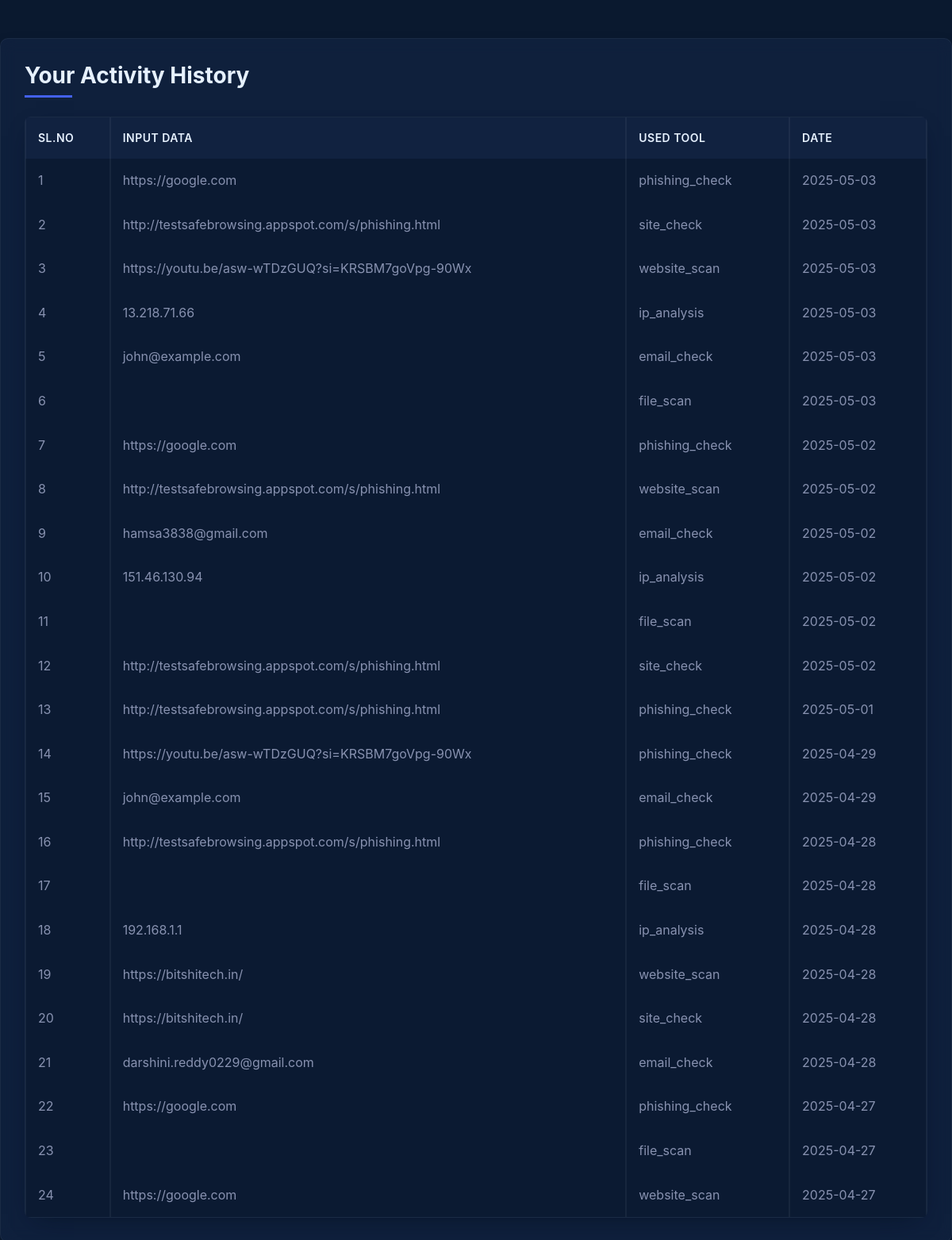
Screenshot of /activities (signed in) with the database file from the repository.
### tables this page shows
CREATE TABLE tool_usage (
    id INTEGER PRIMARY KEY AUTOINCREMENT,
    user_id INTEGER,
    tool_name TEXT NOT NULL,
    input_data TEXT NOT NULL,
    result_summary TEXT,
    usage_date DATETIME NOT NULL,
    usage_count INTEGER DEFAULT 1,
    FOREIGN KEY (user_id) REFERENCES users(id)
);

### app.py (the view)
@app.route('/activities')
@login_required
def activities():
    user_id = session.get('user_id')
    if not user_id:
        flash('Unauthorized access. Please login.', 'error')
        return redirect(url_for('login'))
    conn = get_db_connection()
    activities = conn.execute(
        "SELECT id, input_data, tool_name, usage_date FROM tool_usage WHERE user_id = ? ORDER BY usage_date DESC",
        (user_id,)
    ).fetchall()
    conn.close()
    return render_template('user/activities.html', activities=activities)

### app.py (called while the page is built)
def get_db_connection():
    conn = sqlite3.connect(DATABASE)
    conn.row_factory = sqlite3.Row  # to return rows like dictionaries
    return conn

def login_required(f):
    @wraps(f)
    def decorated_function(*args, **kwargs):
        if 'user_id' not in session:
            flash('Please login first', 'error')
            return redirect(url_for('login'))
        return f(*args, **kwargs)
    return decorated_function

### templates/user/activities.html (shortened to what this page needs)
<!DOCTYPE html>
<html lang="en">
<head>
    <link href="https://cdn.jsdelivr.net/npm/bootstrap@5.3.0/dist/css/bootstrap.min.css" rel="stylesheet">
</head>
<body>
<div class="container mt-5">
    <h2 class="mb-4">Your Activity History</h2>
    {% if activities %}
    <div class="table-responsive">
        <table class="table table-bordered table-hover">
            <thead class="table-dark">
                <tr>
                    <th>Sl.No</th>
                    <th>Input Data</th>
                    <th>Used Tool</th>
                    <th>Date</th>
                </tr>
            </thead>
            <tbody>
                {% for activity in activities %}
                <tr>
                    <td>{{ loop.index }}</td>
                    <td>{{ activity[1] }}</td>
                    <td>{{ activity[2] }}</td>
                    <td>{{ activity[3] }}</td>
                </tr>
                {% endfor %}
            </tbody>
        </table>
    </div>
    {% else %}
        <div class="alert alert-info">
            No activities found.
        </div>
    {% endif %}
</div>
</body>
</html>

### templates/user/activities.html (style rules this page uses)
:root { --primary-color: #0a192f; --secondary-color: #112240; --accent-color: #4361ee; --accent-hover: #3a56d4; --text-primary: #e6f1ff; --text-secondary: #8892b0; --success-color: #10b981; --warning-color: #f59e0b; --danger-color: #ef4444; --transition: all 0.3s ease; --box-shadow: 0 10px 30px -15px rgba(2, 12, 27, 0.7); --card-shadow: 0 10px 20px rgba(0, 0, 0, 0.15); --border-color: rgba(255, 255, 255, 0.05); }
* { margin: 0; padding: 0; box-sizing: border-box; font-family: 'Inter', 'Segoe UI', Roboto, sans-serif; transition: all 0.3s ease; }
body { background-color: var(--primary-color); color: var(--text-primary); line-height: 1.6; min-height: 100vh; }
.container { background-color: rgba(17, 34, 64, 0.8); border-radius: 10px; padding: 30px; box-shadow: var(--card-shadow); border: 1px solid var(--border-color); max-width: 1200px; backdrop-filter: blur(10px); }
h2 { color: var(--text-primary); font-weight: 700; font-size: 28px; margin-bottom: 25px; position: relative; padding-bottom: 10px; }
h2::after { content: ''; position: absolute; left: 0; bottom: 0; height: 3px; width: 60px; background-color: var(--accent-color); }
.table-responsive { border-radius: 8px; overflow: hidden; box-shadow: var(--box-shadow); }
.table { margin-bottom: 0; color: var(--text-primary); border-collapse: separate; border-spacing: 0; }
.table-bordered { border: 1px solid var(--border-color); }
.table thead th { background-color: var(--secondary-color); color: var(--text-primary); border-color: var(--border-color); font-weight: 600; padding: 15px; border-bottom: none; text-transform: uppercase; font-size: 14px; letter-spacing: 0.5px; }
.table-dark { background: linear-gradient(to right, var(--secondary-color), var(--primary-color)); }
.table tbody td { padding: 15px; border-color: var(--border-color); vertical-align: middle; background-color: rgba(10, 25, 47, 0.7); color: var(--text-secondary); }
.table tbody tr { transition: var(--transition); }

### rows the page displays
tool_usage: input_data "https://google.com", tool_name "phishing_check", usage_date "2025-05-03"
tool_usage: input_data "http://testsafebrowsing.appspot.com/s/phishing.html", tool_name "site_check", usage_date "2025-05-03"
tool_usage: input_data "https://youtu.be/asw-wTDzGUQ?si=KRSBM7goVpg-90Wx", tool_name "website_scan", usage_date "2025-05-03"
tool_usage: input_data "13.218.71.66", tool_name "ip_analysis", usage_date "2025-05-03"
tool_usage: input_data "john@example.com", tool_name "email_check", usage_date "2025-05-03"
tool_usage: tool_name "file_scan", usage_date "2025-05-03"
tool_usage: input_data "https://google.com", tool_name "phishing_check", usage_date "2025-05-02"
tool_usage: input_data "http://testsafebrowsing.appspot.com/s/phishing.html", tool_name "website_scan", usage_date "2025-05-02"
tool_usage: input_data "hamsa3838@gmail.com", tool_name "email_check", usage_date "2025-05-02"
tool_usage: input_data "151.46.130.94", tool_name "ip_analysis", usage_date "2025-05-02"
tool_usage: tool_name "file_scan", usage_date "2025-05-02"
tool_usage: input_data "http://testsafebrowsing.appspot.com/s/phishing.html", tool_name "site_check", usage_date "2025-05-02"
tool_usage: input_data "http://testsafebrowsing.appspot.com/s/phishing.html", tool_name "phishing_check", usage_date "2025-05-01"
tool_usage: input_data "https://youtu.be/asw-wTDzGUQ?si=KRSBM7goVpg-90Wx", tool_name "phishing_check", usage_date "2025-04-29"
tool_usage: input_data "john@example.com", tool_name "email_check", usage_date "2025-04-29"
tool_usage: input_data "http://testsafebrowsing.appspot.com/s/phishing.html", tool_name "phishing_check", usage_date "2025-04-28"
tool_usage: tool_name "file_scan", usage_date "2025-04-28"
tool_usage: input_data "192.168.1.1", tool_name "ip_analysis", usage_date "2025-04-28"
tool_usage: input_data "https://bitshitech.in/", tool_name "website_scan", usage_date "2025-04-28"
tool_usage: input_data "https://bitshitech.in/", tool_name "site_check", usage_date "2025-04-28"
tool_usage: input_data "darshini.reddy0229@gmail.com", tool_name "email_check", usage_date "2025-04-28"
tool_usage: input_data "https://google.com", tool_name "phishing_check", usage_date "2025-04-27"
tool_usage: tool_name "file_scan", usage_date "2025-04-27"
tool_usage: input_data "https://google.com", tool_name "website_scan", usage_date "2025-04-27"
